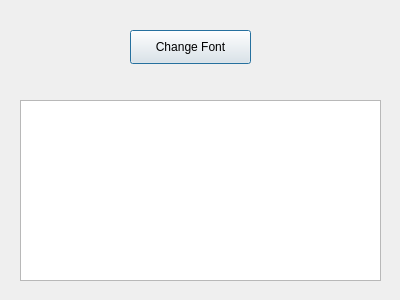
<?xml version="1.0" encoding="UTF-8"?>
<ui version="4.0">
 <class>Dialog</class>
 <widget class="QDialog" name="Dialog">
  <property name="geometry">
   <rect>
    <x>0</x>
    <y>0</y>
    <width>400</width>
    <height>300</height>
   </rect>
  </property>
  <property name="windowTitle">
   <string>Dialog</string>
  </property>
  <widget class="QPushButton" name="pushButtonFont">
   <property name="geometry">
    <rect>
     <x>130</x>
     <y>30</y>
     <width>121</width>
     <height>34</height>
    </rect>
   </property>
   <property name="text">
    <string>Change Font</string>
   </property>
  </widget>
  <widget class="QTextEdit" name="textEdit">
   <property name="geometry">
    <rect>
     <x>20</x>
     <y>100</y>
     <width>361</width>
     <height>181</height>
    </rect>
   </property>
  </widget>
 </widget>
 <resources/>
 <connections/>
</ui>
